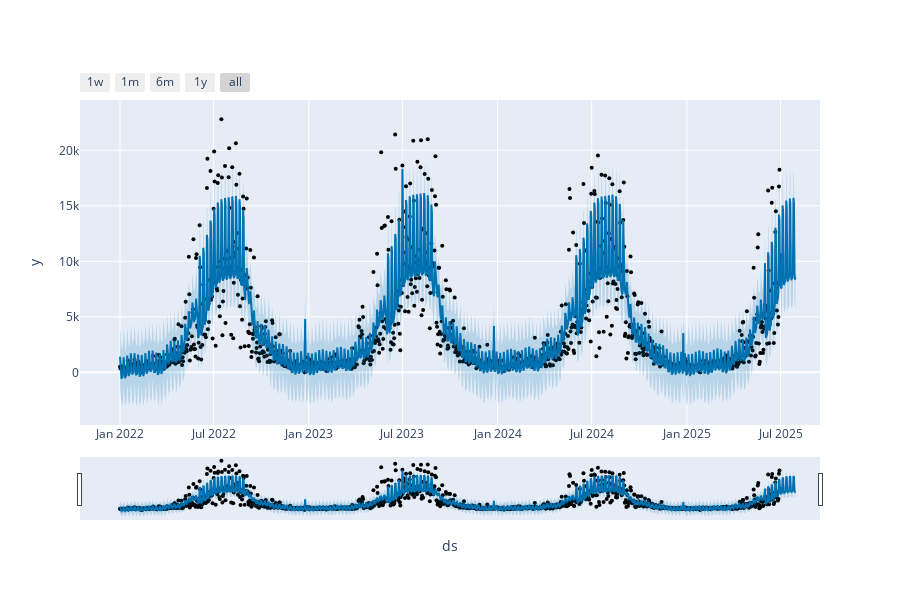
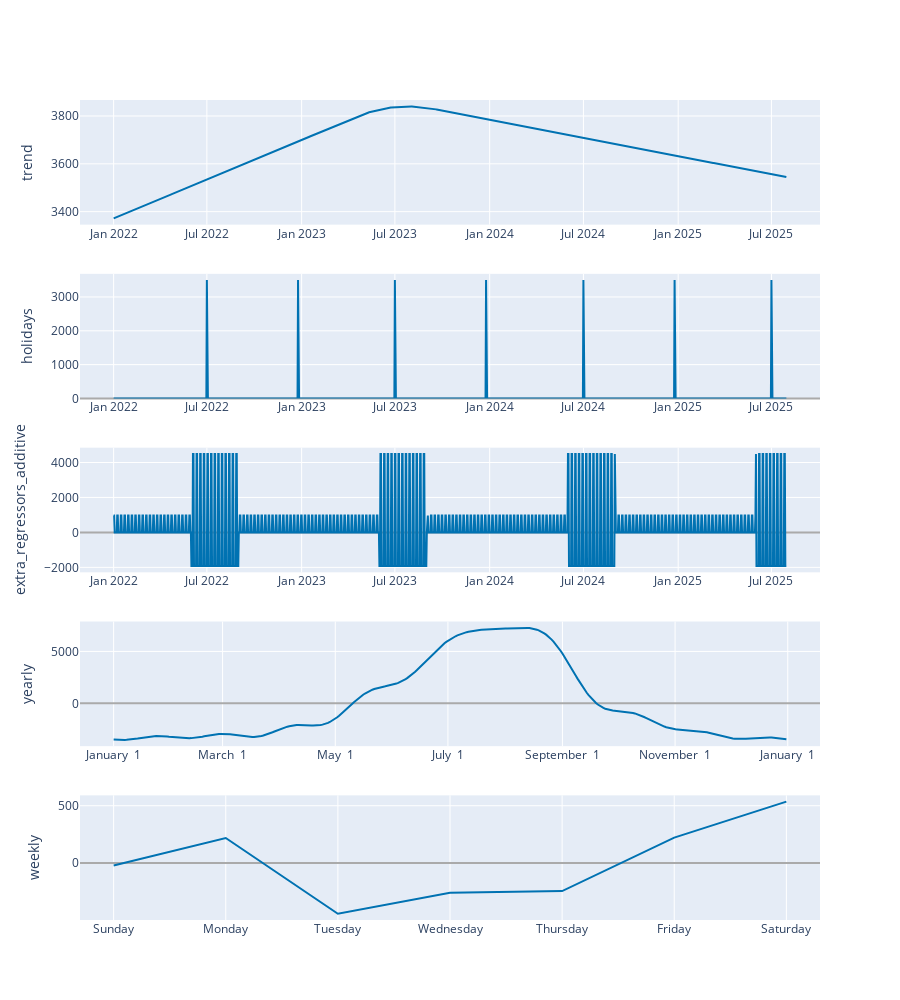

The cell these charts' notebook holds for them, in order:
### Code cell
filepath_data =  "../data/Toronto Island Ferry Ticket Counts.csv"
run_prophet_pipeline(filepath_data)

### Figure 1 — Plotly figure (JSON) as saved in the notebook; plotly's stock layout.template omitted (floating-point values rounded to 4 significant figures; data arrays with more than 128 entries replaced by an {"elided": "..."} marker saying what was removed)
{"data": [{"marker": {"color": "black", "size": 4}, "mode": "markers", "name": "Actual", "type": "scatter", "x": {"elided": "1277 str values"}, "y": {"elided": "1277 int values"}}, {"hoverinfo": "skip", "line": {"width": 0}, "mode": "lines", "type": "scatter", "x": {"elided": "1307 str values"}, "y": {"elided": "1307 float values"}}, {"fill": "tonexty", "fillcolor": "rgba(0, 114, 178, 0.2)", "line": {"color": "#0072B2", "width": 2}, "mode": "lines", "name": "Predicted", "type": "scatter", "x": {"elided": "1307 str values"}, "y": {"elided": "1307 float values"}}, {"fill": "tonexty", "fillcolor": "rgba(0, 114, 178, 0.2)", "hoverinfo": "skip", "line": {"width": 0}, "mode": "lines", "type": "scatter", "x": {"elided": "1307 str values"}, "y": {"elided": "1307 float values"}}], "layout": {"height": 600, "showlegend": false, "width": 900, "xaxis": {"rangeselector": {"buttons": [{"count": 7, "label": "1w", "step": "day", "stepmode": "backward"}, {"count": 1, "label": "1m", "step": "month", "stepmode": "backward"}, {"count": 6, "label": "6m", "step": "month", "stepmode": "backward"}, {"count": 1, "label": "1y", "step": "year", "stepmode": "backward"}, {"step": "all"}]}, "rangeslider": {"visible": true}, "title": {"text": "ds"}, "type": "date"}, "yaxis": {"title": {"text": "y"}}}}

### Figure 2 — Plotly figure (JSON) as saved in the notebook; plotly's stock layout.template omitted (floating-point values rounded to 4 significant figures; data arrays with more than 128 entries replaced by an {"elided": "..."} marker saying what was removed)
{"data": [{"line": {"color": "#0072B2", "width": 2}, "mode": "lines", "name": "trend", "type": "scatter", "x": {"elided": "1307 str values"}, "xaxis": "x", "y": {"elided": "1307 float values"}, "yaxis": "y"}, {"line": {"color": "rgba(0, 114, 178, 0.2)", "width": 0}, "mode": "lines", "name": "trend_upper", "type": "scatter", "x": {"elided": "1307 str values"}, "xaxis": "x", "y": {"elided": "1307 float values"}, "yaxis": "y"}, {"fill": "tonexty", "fillcolor": "rgba(0, 114, 178, 0.2)", "line": {"color": "rgba(0, 114, 178, 0.2)", "width": 0}, "mode": "lines", "name": "trend_lower", "type": "scatter", "x": {"elided": "1307 str values"}, "xaxis": "x", "y": {"elided": "1307 float values"}, "yaxis": "y"}, {"line": {"color": "#0072B2", "width": 2}, "mode": "lines", "name": "holidays", "text": {"elided": "1307 str values"}, "type": "scatter", "x": {"elided": "1307 str values"}, "xaxis": "x2", "y": {"elided": "1307 float values"}, "yaxis": "y2"}, {"line": {"color": "#0072B2", "width": 2}, "mode": "lines", "name": "extra_regressors_additive", "type": "scatter", "x": {"elided": "1307 str values"}, "xaxis": "x3", "y": {"elided": "1307 float values"}, "yaxis": "y3"}, {"line": {"color": "#0072B2", "width": 2}, "mode": "lines", "name": "yearly", "type": "scatter", "x": {"elided": "365 str values"}, "xaxis": "x4", "y": {"elided": "365 float values"}, "yaxis": "y4"}, {"line": {"color": "#0072B2", "width": 2}, "mode": "lines", "name": "weekly", "type": "scatter", "x": ["2017-01-01T00:00:00", "2017-01-02T00:00:00", "2017-01-03T00:00:00", "2017-01-04T00:00:00", "2017-01-05T00:00:00", "2017-01-06T00:00:00", "2017-01-07T00:00:00"], "xaxis": "x5", "y": [-22.55, 217.4, -444.7, -261.5, -246.1, 221.3, 536.1], "yaxis": "y5"}], "layout": {"height": 1000, "showlegend": false, "width": 900, "xaxis": {"anchor": "y", "domain": [0, 1], "range": ["2021-10-27T16:48:00", "2025-10-03T07:12:00"], "type": "date"}, "xaxis2": {"anchor": "y2", "domain": [0, 1], "range": ["2021-10-27T16:48:00", "2025-10-03T07:12:00"], "type": "date"}, "xaxis3": {"anchor": "y3", "domain": [0, 1], "range": ["2021-10-27T16:48:00", "2025-10-03T07:12:00"], "type": "date"}, "xaxis4": {"anchor": "y4", "domain": [0, 1], "range": ["2016-12-13T18:54:02.958904115", "2018-01-18T11:04:57.863013581"], "tickformat": "%B %e", "type": "date"}, "xaxis5": {"anchor": "y5", "domain": [0, 1], "range": ["2016-12-31T16:48:00", "2017-01-07T07:12:00"], "tickformat": "%A", "type": "date"}, "yaxis": {"anchor": "x", "domain": [0.848, 1], "rangemode": "normal", "title": {"text": "trend"}, "zerolinecolor": "#AAA"}, "yaxis2": {"anchor": "x2", "domain": [0.636, 0.788], "rangemode": "tozero", "title": {"text": "holidays"}, "zerolinecolor": "#AAA"}, "yaxis3": {"anchor": "x3", "domain": [0.424, 0.576], "rangemode": "tozero", "title": {"text": "extra_regressors_additive"}, "zerolinecolor": "#AAA"}, "yaxis4": {"anchor": "x4", "domain": [0.212, 0.364], "title": {"text": "yearly"}, "zerolinecolor": "#AAA"}, "yaxis5": {"anchor": "x5", "domain": [0, 0.152], "title": {"text": "weekly"}, "zerolinecolor": "#AAA"}}}
